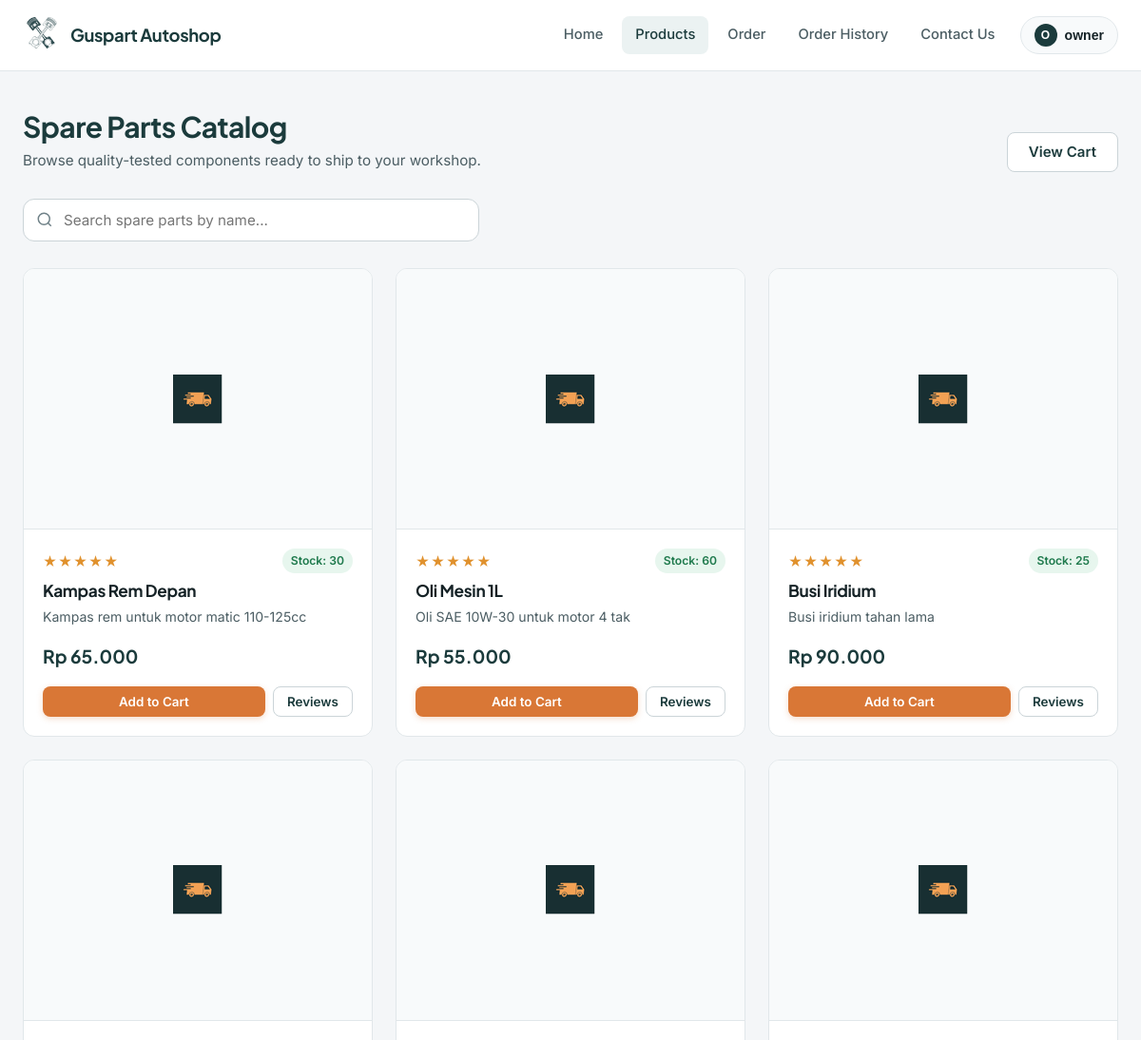
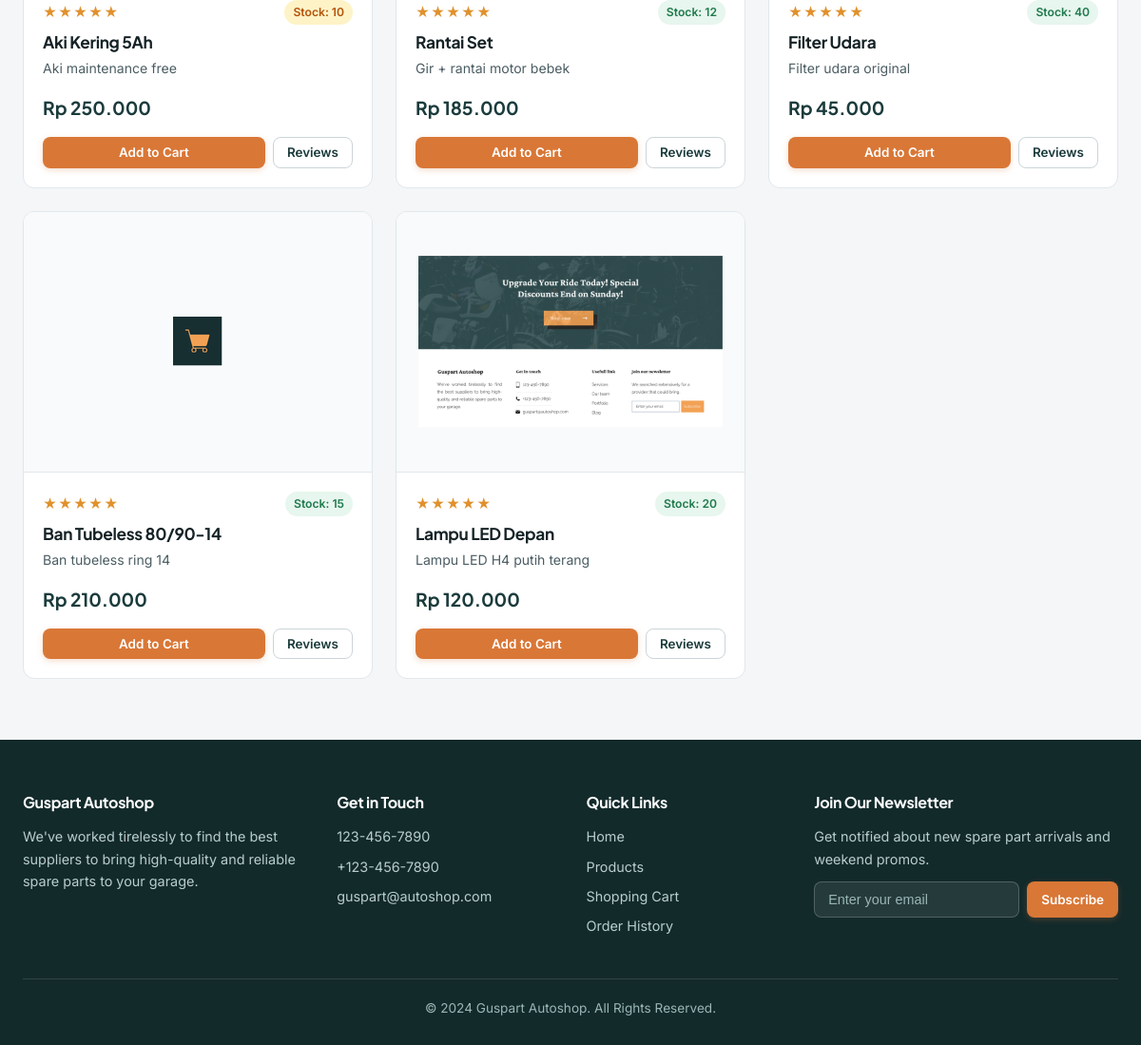
The app's page /product.php (signed in) with its own data (2 pictures, top to bottom).
### tables this page shows
CREATE TABLE IF NOT EXISTS products (
    id INT AUTO_INCREMENT PRIMARY KEY,
    name VARCHAR(100) NOT NULL,
    description TEXT,
    price DECIMAL(10, 2) NOT NULL,
    stock INT NOT NULL,
    image BLOB,
    created_at TIMESTAMP DEFAULT CURRENT_TIMESTAMP
);

### includes/bootstrap.php (called while the page is built, shortened)
<?php
function e($value): string {
    return htmlspecialchars((string)$value, ENT_QUOTES, 'UTF-8');
}
function format_rp($amount): string {
    return 'Rp ' . number_format((float)$amount, 0, ',', '.');
}
function resolve_product_image(int $productId, ?string $imageField): string {
    $imageField = trim((string)$imageField);
    if ($imageField !== '') {
        if (file_exists('uploads/' . $imageField) && is_file('uploads/' . $imageField)) {
            return 'uploads/' . $imageField;
        }
    }
    return 'gambar2.png';
}

### product.php (the view, shortened to what this page needs)
<?php
require_once __DIR__ . '/includes/bootstrap.php';
$conn = db();
$result = $conn->query('SELECT * FROM products ORDER BY id ASC');
$usernameDisplay = e($_SESSION['username']);
$avatarInitial = strtoupper(substr($_SESSION['username'], 0, 1));
$cartCount = cart_item_count();
?>
<!DOCTYPE html>
<html lang="en">
<head>
  <link rel="stylesheet" href="assets/css/style.css">
</head>
<body>
  <header class="site-header">
    <div class="header-inner">
      <a href="index.php" class="brand-logo">
        <img src="gambar1.png" alt="Guspart Autoshop Logo">
        <span class="brand-name">Guspart Autoshop</span>
      </a>
      <nav class="site-nav" aria-label="Primary navigation">
        <a href="index.php">Home</a>
        <a href="product.php" class="active">Products</a>
        <a href="order.php">Order<?= $cartCount > 0 ? " ({$cartCount})" : '' ?></a>
        <a href="order-history.php">Order History</a>
        <a href="#footer">Contact Us</a>
        <div class="user-menu">
          <button type="button" class="user-trigger" aria-haspopup="true" aria-expanded="false">
            <span class="user-avatar"><?= $avatarInitial ?></span>
            <span><?= $usernameDisplay ?></span>
          </button>
        </div>
      </nav>
    </div>
  </header>
  <main id="main-content">
    <section class="page-section" id="products">
      <div class="container">
        <div class="section-header">
          <div>
            <h1>Spare Parts Catalog</h1>
            <p>Browse quality-tested components ready to ship to your workshop.</p>
          </div>
          <a href="order.php" class="btn btn-outline">View Cart<?= $cartCount > 0 ? " ({$cartCount})" : '' ?></a>
        </div>
        <div class="search-bar-wrap">
          <input type="text" id="searchBar" class="search-input" placeholder="Search spare parts by name..." aria-label="Search spare parts by name">
        </div>
        <div class="product-grid" id="productGrid">
          <?php if ($result && $result->num_rows > 0): ?>
            <?php while ($row = $result->fetch_assoc()): ?>
              <?php
              $image_src = resolve_product_image((int)$row['id'], $row['image']);
              $stockNum = (int)$row['stock'];
              $stockClass = ($stockNum <= 10) ? 'stock-pill low' : 'stock-pill';
              ?>
              <article class="product-card" data-name="<?= e($row['name']) ?>">
                <div class="product-thumb">
                  <img src="<?= e($image_src) ?>" alt="<?= e($row['name']) ?>">
                </div>
                <div class="product-body">
                  <div class="product-meta-row">
                    <span class="stars" aria-label="5 out of 5 stars">&#9733;&#9733;&#9733;&#9733;&#9733;</span>
                    <span class="<?= $stockClass ?>"><?= $stockNum > 0 ? "Stock: {$stockNum}" : 'Out of Stock' ?></span>
                  </div>
                  <h3><?= e($row['name']) ?></h3>
                  <p class="product-desc"><?= e($row['description']) ?></p>
                  <p class="product-price"><?= format_rp($row['price']) ?></p>
                  <div class="product-actions">
                    <?php if ($stockNum > 0): ?>
                      <a href="?add_to_cart=<?= (int)$row['id'] ?>" class="btn btn-primary btn-sm">Add to Cart</a>
                    <?php else: ?>
                      <button type="button" class="btn btn-outline btn-sm" disabled>Out of Stock</button>
                    <?php endif; ?>
                    <a href="product-details.php?id=<?= (int)$row['id'] ?>" class="btn btn-outline btn-sm">Reviews</a>
                  </div>
                </div>
              </article>
            <?php endwhile; ?>
          <?php endif; ?>
        </div>
      </div>
    </section>
  </main>
  <footer class="site-footer" id="footer">
    <div class="container">
      <div class="footer-grid">
        <div>
          <h3>Guspart Autoshop</h3>
          <p>We've worked tirelessly to find the best suppliers to bring high-quality and reliable spare parts to your garage.</p>
        </div>
        <div>
          <h3>Get in Touch</h3>
          <p>123-456-7890</p>
          <p>+123-456-7890</p>
          <p>guspart@autoshop.com</p>
        </div>
        <div>
          <h3>Quick Links</h3>
          <a href="index.php">Home</a>
          <a href="product.php">Products</a>
          <a href="order.php">Shopping Cart</a>
          <a href="order-history.php">Order History</a>
        </div>
        <div>
          <h3>Join Our Newsletter</h3>
          <p>Get notified about new spare part arrivals and weekend promos.</p>
          <form class="newsletter-form" onsubmit="event.preventDefault();">
            <input type="email" placeholder="Enter your email" aria-label="Email address">
            <button type="submit" class="btn btn-primary btn-sm">Subscribe</button>
          </form>
        </div>
      </div>
      <div class="footer-bottom">
        &copy; 2024 Guspart Autoshop. All Rights Reserved.
      </div>
    </div>
  </footer>
</body>
</html>

### records on screen
products: id+image (picture), stock "30", name "Kampas Rem Depan", description "Kampas rem untuk motor matic 110-125cc", price "Rp 65.000"
products: id+image (picture), stock "60", name "Oli Mesin 1L", description "Oli SAE 10W-30 untuk motor 4 tak", price "Rp 55.000"
products: id+image (picture), stock "25", name "Busi Iridium", description "Busi iridium tahan lama", price "Rp 90.000"
products: id+image (picture), stock "10", name "Aki Kering 5Ah", description "Aki maintenance free", price "Rp 250.000"
products: id+image (picture), stock "12", name "Rantai Set", description "Gir + rantai motor bebek", price "Rp 185.000"
products: id+image (picture), stock "40", name "Filter Udara", description "Filter udara original", price "Rp 45.000"
products: id+image (picture), stock "15", name "Ban Tubeless 80/90-14", description "Ban tubeless ring 14", price "Rp 210.000"
products: id+image (picture), stock "20", name "Lampu LED Depan", description "Lampu LED H4 putih terang", price "Rp 120.000"

### other values on screen
$avatarInitial "O"
$usernameDisplay "owner"
